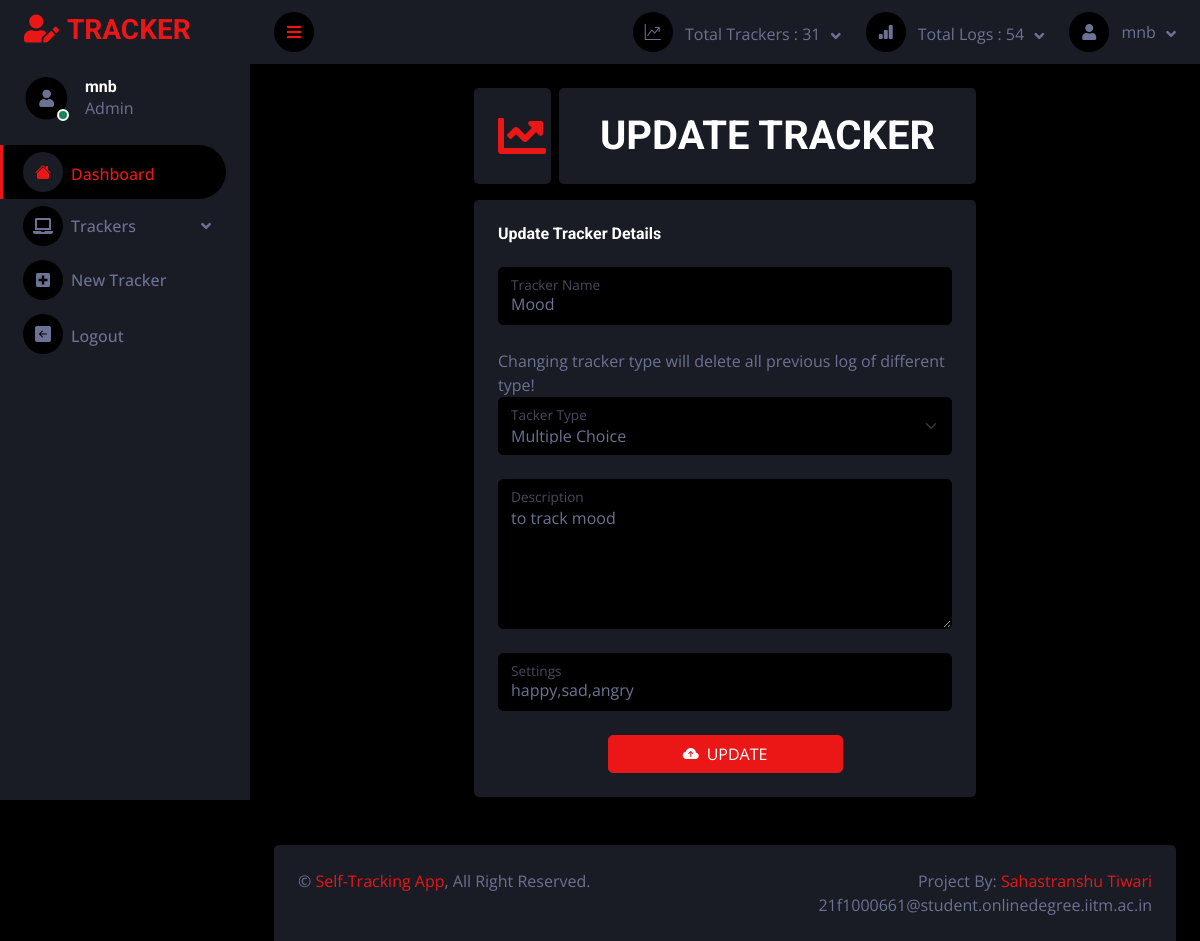
Page /updateTracker/3 (signed in) on the committed database.
### app.py (models this page shows)
class User( db.Model, UserMixin):
    id =db.Column(db.Integer, primary_key=True)
    email=db.Column(db.String(150),unique=True)
    password=db.Column(db.String(150),nullable=False)
    name=db.Column(db.String(150),nullable=False)
    trackers=db.relationship('Tracker')
    logs=db.relationship('Log')

class Tracker(db.Model):
    id =db.Column(db.Integer, primary_key=True)
    name=db.Column(db.String(150),nullable=False)
    description=db.Column(db.String(25000))
    type=db.Column(db.String(150),nullable=False)
    settings=db.Column(db.String(15000))
    user_id=db.Column(db.Integer,db.ForeignKey('user.id'))
    logs=db.relationship('Log',cascade="all, delete")

### app.py (the view, shortened to what this page needs)
@app.route("/updateTracker/<int:id>",methods=['GET','POST'])
def updateTracker(id):
    curr_tkr=Tracker.query.filter_by(id=id).first()
    return render_template('updateTracker.html',user=current_user,tkr=curr_tkr)

### app.py (called while the page is built)
@login_manager.user_loader
def load_user(id):
    return User.query.get(int(id))

### templates/updateTracker.html (shortened to what this page needs)
{% extends 'base.html' %}
{% block body %}
<div class="container-fluid pt-4 px-14">
    <div class="row g-2">
        <div class="col-sm-6 col-xl-2">
            <div class="bg-secondary rounded d-flex align-items-center justify-content-between p-4">
                <i class="fa fa-chart-line fa-3x  text-primary"></i>
            </div>
        </div>
        <div class="col-sm-6 col-xl-10">
            <div class="bg-secondary rounded d-flex align-items-center justify-content-between p-4 ">
                <p class="text-center mb-0">
                <h1 class="mb-0 ">UPDATE TRACKER </h1>
                </p>
            </div>
        </div>
    </div>
</div>
<div class="container-fluid pt-3 px-14">
    <div class="bg-secondary rounded h-100 p-4">
        <h6 class="mb-4">Update Tracker Details</h6>
        <form action="/updateTracker/{{tkr.id}}" method="POST">
            <div class="form-floating mb-4">
                <input type="text" class="form-control" id="floatingInput" name="name" placeholder="Name"
                    value="{{tkr.name}}">
                <label for="floatingInput">Tracker Name</label>
            </div>
            Changing tracker type will delete all previous log of different type!
            <div class="form-floating mb-4">
                <select class="form-select" id="floatingSelect" aria-label="Floating label select example" name="type">
                    {% if tkr.type=="Time Duration" %}
                    <option value="Numerical">Numerical</option>
                    <option value="Time Duration" selected>Time Duration</option>
                    <option value="Multiple Choice">Multiple Choice</option>
                    <option value="Boolean">Boolean</option>
                    {% elif tkr.type=="Multiple Choice"%}
                    <option value="Multiple Choice" selected>Multiple Choice</option>
                    {% elif tkr.type=="Boolean"%}
                    <option value="Numerical">Numerical</option>
                    <option value="Time Duration">Time Duration</option>
                    <option value="Multiple Choice">Multiple Choice</option>
                    <option value="Boolean" selected>Boolean</option>
                    {% else %}
                    <option value="Numerical" selected>Numerical</option>
                    <option value="Time Duration">Time Duration</option>
                    <option value="Multiple Choice">Multiple Choice</option>
                    <option value="Boolean">Boolean</option>
                    {% endif %}
                </select>
                <label for="floatingSelect">Tacker Type</label>
            </div>
            <div class="form-floating mb-4">
                <textarea class="form-control" placeholder="Leave a comment here" id="floatingTextarea"
                    name="description" style="height: 150px;">{{tkr.description}}</textarea>
                <label for="floatingTextarea">Description</label>
            </div>
            <div class="form-floating mb-4">
                <input type="Setting" class="form-control" id="floatingSetting" name="setting" placeholder="Setting"
                    value="{{tkr.settings}}">
                <label for="floatingSetting">Settings</label>
            </div>
            <div class="m-n2">
                <p class="text-center mb-0"> <button class="btn btn-primary w-50 m-2" type="submit"><i
                            class="bi bi-cloud-arrow-up-fill me-2"></i>UPDATE</button></p>
            </div>
        </form>
    </div>
</div>
{% endblock body %}

### templates/base.html (shortened to what this page needs)
<!DOCTYPE html>
<html lang="en">
<head>
  <link href="https://cdnjs.cloudflare.com/ajax/libs/font-awesome/5.10.0/css/all.min.css" rel="stylesheet">
  <link href="https://cdn.jsdelivr.net/npm/bootstrap-icons@1.4.1/font/bootstrap-icons.css" rel="stylesheet">
  <link href="/static/lib/tempusdominus/css/tempusdominus-bootstrap-4.min.css" rel="stylesheet" />
  <link href="/static/css/bootstrap.min.css" rel="stylesheet">
  <link href="/static/css/style.css" rel="stylesheet">
</head>
<body>
  <div class="container-fluid position-relative d-flex p-0">
    <div class="sidebar pe-4 pb-3">
      <nav class="navbar bg-secondary navbar-dark">
        <a href="/" class="navbar-brand mx-4 mb-3">
          <h3 class="text-primary"><i class="fa fa-user-edit me-2"></i>TRACKER</h3>
        </a>
        <div class="d-flex align-items-center ms-4 mb-4">
          <div class="position-relative">
            <img class="rounded-circle" src="/static/img/zxc.jpg" alt="" style="width: 45px; height: 45px;">
            <div class="bg-success rounded-circle border border-2 border-white position-absolute end-0 bottom-0 p-1">
            </div>
          </div>
          <div class="ms-3">
            <h6 class="mb-0">{{user.name}}</h6>
            <span>Admin</span>
          </div>
        </div>
        <div class="navbar-nav w-100">
          <a href="/" class="nav-item nav-link active"><i class="bi bi-house-fill me-2"></i>Dashboard</a>
          <div class="nav-item dropdown">
            <a href="#" class="nav-link dropdown-toggle" data-bs-toggle="dropdown"><i
                class="fa fa-laptop me-2"></i>Trackers</a>
          </div>
          <a href='/addTracker' class="nav-item nav-link"><i class="fa fa-plus-square me-2"></i>New Tracker</a>
          <a href="/signout" class="nav-item nav-link"><i class="bi bi-arrow-left-square-fill me-2"></i>Logout</a>
        </div>
      </nav>
    </div>
    <div class="content">
      <nav class="navbar navbar-expand bg-secondary navbar-dark sticky-top px-4 py-0">
        <a href="#" class="sidebar-toggler flex-shrink-0">
          <i class="fa fa-bars"></i>
        </a>
        <div class="navbar-nav align-items-center ms-auto">
          <div class="nav-item dropdown">
            <a href="#" class="nav-link dropdown-toggle" data-bs-toggle="dropdown">
              <i class="bi bi-graph-up me-lg-2"></i>
              <span class="d-none d-lg-inline-flex">Total Trackers : {{user.trackers|count}}</span>
            </a>
          </div>
          <div class="nav-item dropdown">
            <a href="#" class="nav-link dropdown-toggle" data-bs-toggle="dropdown">
              <i class="bi bi-bar-chart-fill me-lg-2"></i>
              <span class="d-none d-lg-inline-flex">Total Logs : {{user.logs|length}}</span>
            </a>
          </div>
          <div class="nav-item dropdown">
            <a href="#" class="nav-link dropdown-toggle" data-bs-toggle="dropdown">
              <i class="fa fa-user me-lg-2"></i>
              <span class="d-none d-lg-inline-flex">{{user.name}}</span>
            </a>
          </div>
        </div>
      </nav>
      {% block body %}
      {% endblock body %}
      <div class="container-fluid pt-5 px-4">
        <div class="bg-secondary rounded-top p-4">
          <div class="row">
            <div class="col-12 col-sm-6 text-center text-sm-start">
              &copy; <a href="#">Self-Tracking App</a>, All Right Reserved.
            </div>
            <div class="col-12 col-sm-6 text-center text-sm-end">
              Project By: <a href="#">Sahastranshu Tiwari</a>
              <br> <a>21f1000661@student.onlinedegree.iitm.ac.in</a>
            </div>
          </div>
        </div>
      </div>
</body>
</html>

### static/css/style.css (style rules this page uses)
:root { --primary: #EB1616; --secondary: #191C24; --light: #6C7293; --dark: #000000; }
.btn { transition: .5s; }
.sidebar { position: fixed; top: 0; left: 0; bottom: 0; width: 250px; height: 100vh; overflow-y: auto; background: var(--secondary); transition: 0.5s; z-index: 999; }
.content { margin-left: 250px; min-height: 100vh; background: var(--dark); transition: 0.5s; }
@media (min-width: 992px) { .sidebar { margin-left: 0; } }
@media (min-width: 992px) { .content { width: calc(100% - 250px); } }
.sidebar .navbar .navbar-nav .nav-link { padding: 7px 20px; color: var(--light); font-weight: 500; border-left: 3px solid var(--secondary); border-radius: 0 30px 30px 0; outline: none; }
.sidebar .navbar .navbar-nav .nav-link:hover, .sidebar .navbar .navbar-nav .nav-link.active { color: var(--primary); background: var(--dark); border-color: var(--primary); }
.sidebar .navbar .navbar-nav .nav-link i { width: 40px; height: 40px; display: inline-flex; align-items: center; justify-content: center; background: var(--dark); border-radius: 40px; }
.sidebar .navbar .navbar-nav .nav-link:hover i, .sidebar .navbar .navbar-nav .nav-link.active i { background: var(--secondary); }
.sidebar .navbar .dropdown-toggle::after { position: absolute; top: 15px; right: 15px; border: none; content: "\f107"; font-family: "Font Awesome 5 Free"; font-weight: 900; transition: .5s; }
.content .navbar .navbar-nav .nav-link { margin-left: 25px; padding: 12px 0; color: var(--light); outline: none; }
.content .navbar .sidebar-toggler, .content .navbar .navbar-nav .nav-link i { width: 40px; height: 40px; display: inline-flex; align-items: center; justify-content: center; background: var(--dark); border-radius: 40px; }
.content .navbar .dropdown-toggle::after { margin-left: 6px; vertical-align: middle; border: none; content: "\f107"; font-family: "Font Awesome 5 Free"; font-weight: 900; transition: .5s; }

### rows in the picture
User: name "mnb"
Tracker: name "Mood", type "Multiple Choice", description "to track mood", setting "happy,sad,angry"

### other values in the picture
{{ user.trackers|count }} "31"
{{ user.logs|length }} "54"
